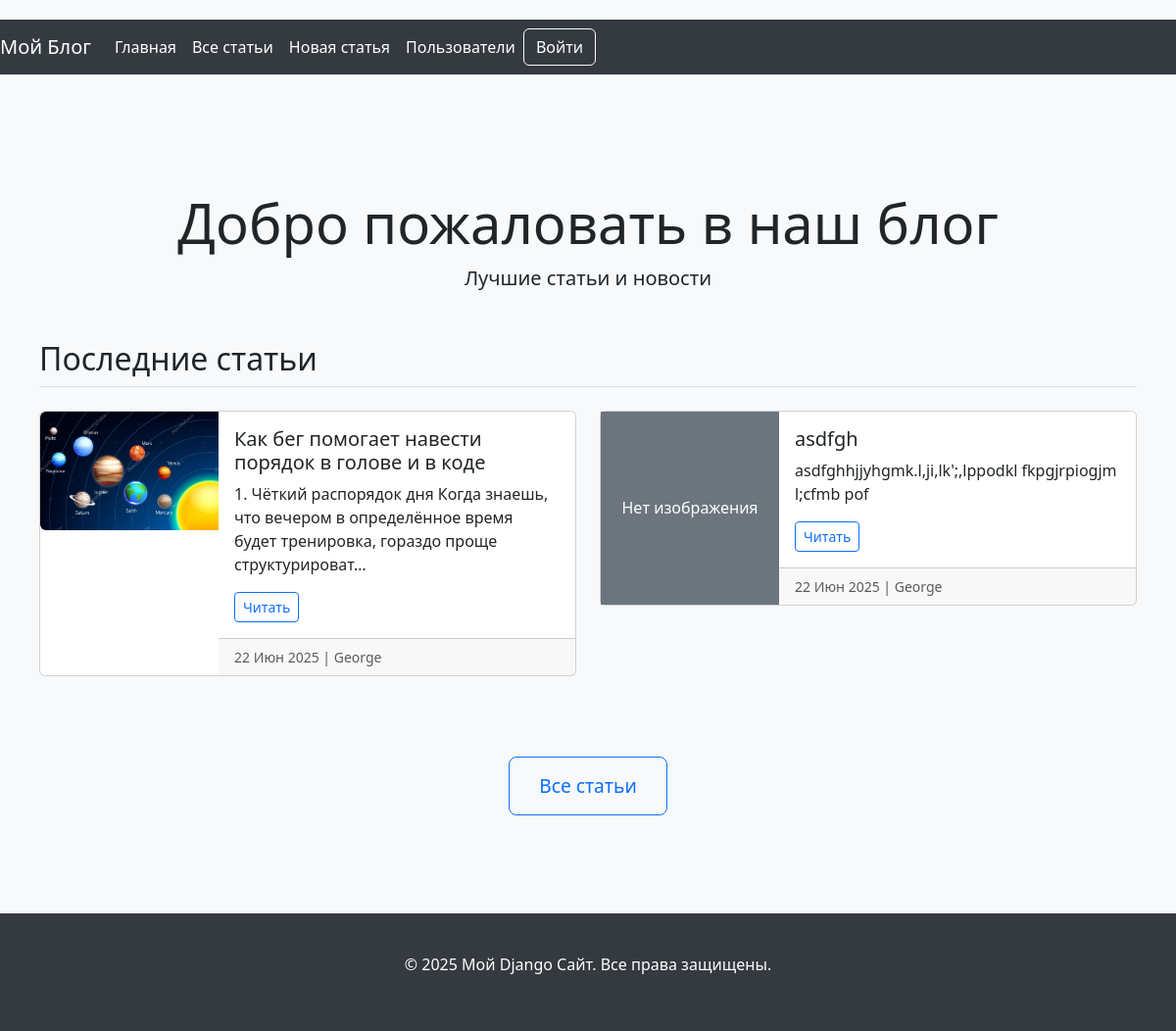
The page / on the database its author committed.
### blog/models.py (models this page shows, shortened)
class Post(models.Model):
    title = models.CharField(max_length=200)
    content = models.TextField()
    created_at = models.DateTimeField(auto_now_add=True)
    updated_at = models.DateTimeField(auto_now=True)
    author = models.ForeignKey(User, on_delete=models.CASCADE)
    is_featured = models.BooleanField(default=False)
    image = models.ImageField(upload_to='post_images/', blank=True, null=True)
    class Meta:
        verbose_name = 'Пост'
        verbose_name_plural = 'Посты'

### users/models.py (models this page shows, shortened)
class CustomUser(AbstractUser):
    bio = models.TextField(blank=True)
    avatar = models.ImageField(upload_to='avatars/', blank=True, null=True)
    groups = models.ManyToManyField(
        Group,
        verbose_name=_('groups'),
        blank=True,
        help_text=_('The groups this user belongs to.'),
        related_name="custom_user_set",  # Уникальное
        related_query_name="user",
    )
    user_permissions = models.ManyToManyField(
        Permission,
        verbose_name=_('user permissions'),
        blank=True,
        help_text=_('Specific permissions for this user.'),
        related_name="custom_user_set",  # Уникальное
        related_query_name="user",
    )

### blog/views.py (the view)
# urls.py: path('', views.post_home, name='post_home'),  # Главная страница блога
def post_home(request):
    featured_posts = Post.objects.filter(is_featured=True).order_by('-created_at')[:3]
    latest_posts = Post.objects.order_by('-created_at')[:5]
    return render(request, 'blog/post_home.html', {
        'featured_posts': featured_posts,
        'latest_posts': latest_posts
    })

### blog/templates/blog/post_home.html (shortened to what this page needs)
{% extends "blog/base.html" %}
{% load static %}
{% block content %}
<div class="container mt-5">
    <div class="text-center mb-5">
        <h1 class="display-4">Добро пожаловать в наш блог</h1>
        <p class="lead">Лучшие статьи и новости</p>
    </div>
    <div class="row">
        <div class="col-12">
            <h2 class="mb-4 border-bottom pb-2">Последние статьи</h2>
        </div>
        {% for post in latest_posts %}
        <div class="col-lg-6 mb-4">
            <div class="card">
                <div class="row g-0">
                    <div class="col-md-4">
                        {% if post.image %}
                        <img src="{{ post.image.url }}" class="img-fluid rounded-start" alt="{{ post.title }}">
                        {% else %}
                        <div class="bg-secondary text-white d-flex align-items-center justify-content-center h-100">
                            <span>Нет изображения</span>
                        </div>
                        {% endif %}
                    </div>
                    <div class="col-md-8">
                        <div class="card-body">
                            <h5 class="card-title">{{ post.title }}</h5>
                            <p class="card-text">{{ post.content|truncatechars:120 }}</p>
                            <a href="{% url 'blog:post_detail' pk=post.pk %}" class="btn btn-outline-primary btn-sm">Читать</a>
                        </div>
                        <div class="card-footer text-muted">
                            <small>{{ post.created_at|date:"d M Y" }} | {{ post.author.username }}</small>
                        </div>
                    </div>
                </div>
            </div>
        </div>
        {% endfor %}
    </div>
    <div class="text-center mt-5">
        <a href="{% url 'blog:post_list' %}" class="btn btn-lg btn-outline-primary">Все статьи</a>
    </div>
</div>
{% endblock %}

### blog/templates/blog/base.html (shortened to what this page needs)
{% load static %}
<html lang="ru">
<head>
    <link rel="stylesheet" href="https://cdn.jsdelivr.net/npm/bootstrap@5.3.0/dist/css/bootstrap.min.css">
    <link rel="stylesheet" href="{% static 'css/style.css' %}">
</head>
<body>
    <nav class="navbar navbar-expand-lg navbar-dark">
            <a class="navbar-brand" href="{% url 'blog:post_home' %}">Мой Блог</a>
            <div class="collapse navbar-collapse" id="navbarNav">
                <ul class="navbar-nav mr-auto">
                    <li class="nav-item">
                        <a class="nav-link" href="{% url 'blog:post_home' %}">Главная</a>
                    </li>
                    <li class="nav-item">
                        <a class="nav-link" href="{% url 'blog:post_list' %}">Все статьи</a>
                    </li>
                    <li class="nav-item">
                        <a class="nav-link" href="{% url 'blog:post_create' %}">Новая статья</a>
                    </li>
                    <li class="nav-item"><a class="nav-link" href="/users/">Пользователи</a></li>
                </ul>
                <div class="d-flex">
                    {% if user.is_authenticated %}
                        <a href="/auth/logout/" class="btn btn-outline-light">Выйти</a>
                    {% else %}
                        <a href="/auth/login/" class="btn btn-outline-light">Войти</a>
                    {% endif %}
                </div>
            </div>
    </nav>
    <div class="container">
        {% block content %}{% endblock %}
    </div>
    <footer class="footer">
        <div class="container">
            <p>&copy; 2025 Мой Django Сайт. Все права защищены.</p>
        </div>
    </footer>
</body>
</html>

### static/css/style.css (style rules this page uses)
body { font-family: 'Segoe UI', Tahoma, Geneva, Verdana, sans-serif; background-color: #f8f9fa; padding-top: 20px; }
.container { max-width: 1200px; margin: 0 auto; padding: 20px; }
.btn-lg { padding: 15px 30px; font-size: 1.2rem; margin: 10px; }
.navbar { margin-bottom: 30px; background-color: #343a40; }
.navbar a { color: #fff !important; }
.footer { margin-top: 50px; padding: 20px 0; background-color: #343a40; color: #fff; text-align: center; }

### rows shown on the page
Post: image (picture), title "Как бег помогает навести порядок в голове и в коде", content "1. Чёткий распорядок дня Когда знаешь, что вечером в определённое время будет тренировка, гораздо проще структурироват…", created_at "22 Июн 2025", author.username "George"
Post: image "Нет изображения", title "asdfgh", content "asdfghhjjyhgmk.l,ji,lk';,lppodkl fkpgjrpiogjm l;cfmb pof", created_at "22 Июн 2025", author.username "George"
